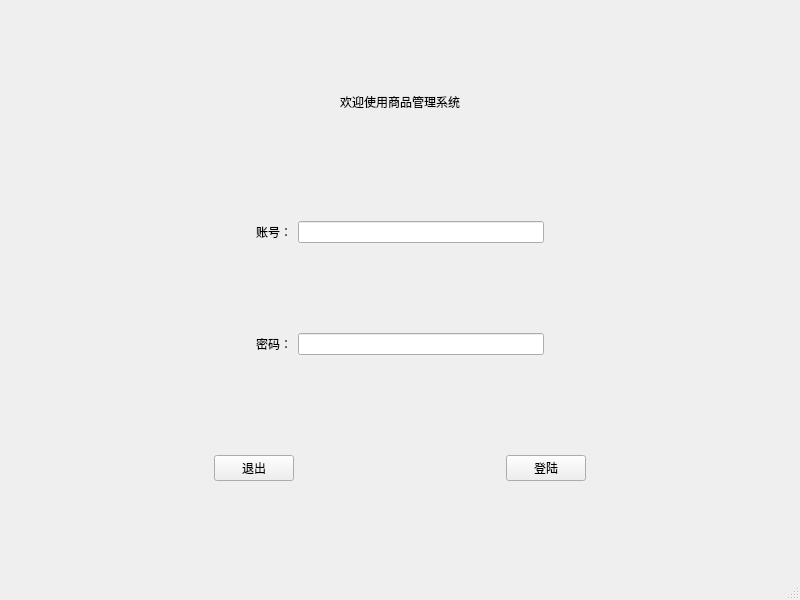
<?xml version="1.0" encoding="UTF-8"?>
<ui version="4.0">
 <class>MainWindow</class>
 <widget class="QMainWindow" name="MainWindow">
  <property name="geometry">
   <rect>
    <x>0</x>
    <y>0</y>
    <width>800</width>
    <height>600</height>
   </rect>
  </property>
  <property name="windowTitle">
   <string>MainWindow</string>
  </property>
  <widget class="QWidget" name="centralwidget">
   <layout class="QVBoxLayout" name="verticalLayout">
    <item>
     <widget class="QLabel" name="label">
      <property name="sizePolicy">
       <sizepolicy hsizetype="Preferred" vsizetype="Fixed">
        <horstretch>0</horstretch>
        <verstretch>0</verstretch>
       </sizepolicy>
      </property>
      <property name="styleSheet">
       <string notr="true">font: 75 26pt &quot;宋体&quot;;</string>
      </property>
      <property name="text">
       <string>欢迎使用商品管理系统</string>
      </property>
      <property name="alignment">
       <set>Qt::AlignCenter</set>
      </property>
     </widget>
    </item>
    <item>
     <spacer name="horizontalSpacer_9">
      <property name="orientation">
       <enum>Qt::Horizontal</enum>
      </property>
      <property name="sizeHint" stdset="0">
       <size>
        <width>40</width>
        <height>20</height>
       </size>
      </property>
     </spacer>
    </item>
    <item>
     <layout class="QHBoxLayout" name="horizontalLayout">
      <item>
       <spacer name="horizontalSpacer">
        <property name="orientation">
         <enum>Qt::Horizontal</enum>
        </property>
        <property name="sizeHint" stdset="0">
         <size>
          <width>40</width>
          <height>20</height>
         </size>
        </property>
       </spacer>
      </item>
      <item>
       <widget class="QLabel" name="label_2">
        <property name="styleSheet">
         <string notr="true">font: 12pt &quot;宋体&quot;;</string>
        </property>
        <property name="text">
         <string>账号：</string>
        </property>
       </widget>
      </item>
      <item>
       <widget class="QLineEdit" name="le_user">
        <property name="styleSheet">
         <string notr="true">font: 10pt &quot;宋体&quot;;</string>
        </property>
       </widget>
      </item>
      <item>
       <spacer name="horizontalSpacer_2">
        <property name="orientation">
         <enum>Qt::Horizontal</enum>
        </property>
        <property name="sizeHint" stdset="0">
         <size>
          <width>40</width>
          <height>20</height>
         </size>
        </property>
       </spacer>
      </item>
     </layout>
    </item>
    <item>
     <layout class="QHBoxLayout" name="horizontalLayout_2">
      <item>
       <spacer name="horizontalSpacer_3">
        <property name="orientation">
         <enum>Qt::Horizontal</enum>
        </property>
        <property name="sizeHint" stdset="0">
         <size>
          <width>40</width>
          <height>20</height>
         </size>
        </property>
       </spacer>
      </item>
      <item>
       <widget class="QLabel" name="label_3">
        <property name="styleSheet">
         <string notr="true">font: 12pt &quot;宋体&quot;;</string>
        </property>
        <property name="text">
         <string>密码：</string>
        </property>
       </widget>
      </item>
      <item>
       <widget class="QLineEdit" name="le_passwd">
        <property name="styleSheet">
         <string notr="true">font: 10pt &quot;宋体&quot;;</string>
        </property>
       </widget>
      </item>
      <item>
       <spacer name="horizontalSpacer_4">
        <property name="orientation">
         <enum>Qt::Horizontal</enum>
        </property>
        <property name="sizeHint" stdset="0">
         <size>
          <width>40</width>
          <height>20</height>
         </size>
        </property>
       </spacer>
      </item>
     </layout>
    </item>
    <item>
     <spacer name="horizontalSpacer_5">
      <property name="orientation">
       <enum>Qt::Horizontal</enum>
      </property>
      <property name="sizeType">
       <enum>QSizePolicy::Preferred</enum>
      </property>
      <property name="sizeHint" stdset="0">
       <size>
        <width>40</width>
        <height>10</height>
       </size>
      </property>
     </spacer>
    </item>
    <item>
     <layout class="QHBoxLayout" name="horizontalLayout_3">
      <item>
       <spacer name="horizontalSpacer_7">
        <property name="orientation">
         <enum>Qt::Horizontal</enum>
        </property>
        <property name="sizeHint" stdset="0">
         <size>
          <width>40</width>
          <height>20</height>
         </size>
        </property>
       </spacer>
      </item>
      <item>
       <widget class="QPushButton" name="btn_cancel">
        <property name="styleSheet">
         <string notr="true">font: 12pt &quot;宋体&quot;;</string>
        </property>
        <property name="text">
         <string>退出</string>
        </property>
       </widget>
      </item>
      <item>
       <spacer name="horizontalSpacer_6">
        <property name="orientation">
         <enum>Qt::Horizontal</enum>
        </property>
        <property name="sizeHint" stdset="0">
         <size>
          <width>40</width>
          <height>20</height>
         </size>
        </property>
       </spacer>
      </item>
      <item>
       <widget class="QPushButton" name="btn_login">
        <property name="styleSheet">
         <string notr="true">font: 12pt &quot;宋体&quot;;</string>
        </property>
        <property name="text">
         <string>登陆</string>
        </property>
       </widget>
      </item>
      <item>
       <spacer name="horizontalSpacer_8">
        <property name="orientation">
         <enum>Qt::Horizontal</enum>
        </property>
        <property name="sizeHint" stdset="0">
         <size>
          <width>40</width>
          <height>20</height>
         </size>
        </property>
       </spacer>
      </item>
     </layout>
    </item>
   </layout>
   <zorder>label</zorder>
   <zorder>horizontalSpacer_5</zorder>
   <zorder>horizontalSpacer_9</zorder>
  </widget>
  <widget class="QMenuBar" name="menubar">
   <property name="geometry">
    <rect>
     <x>0</x>
     <y>0</y>
     <width>800</width>
     <height>26</height>
    </rect>
   </property>
  </widget>
  <widget class="QStatusBar" name="statusbar"/>
  <action name="action_add">
   <property name="text">
    <string>添加商品</string>
   </property>
  </action>
  <action name="action_query">
   <property name="text">
    <string>查询商品</string>
   </property>
  </action>
  <action name="action_del">
   <property name="text">
    <string>删除商品</string>
   </property>
  </action>
  <action name="action_modify">
   <property name="text">
    <string>修改商品</string>
   </property>
  </action>
  <action name="action_help">
   <property name="text">
    <string>帮助信息</string>
   </property>
  </action>
 </widget>
 <resources/>
 <connections/>
</ui>
